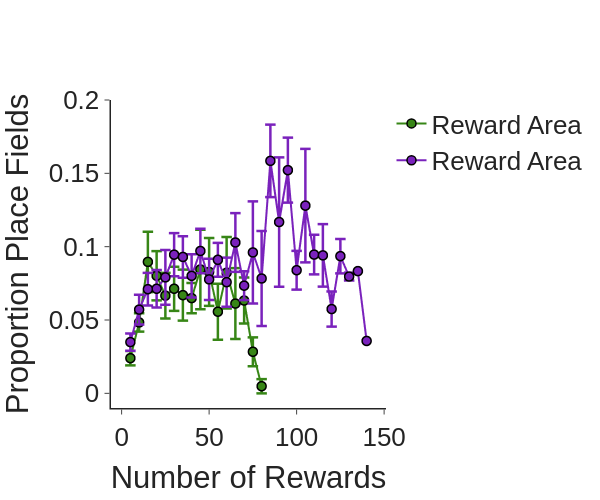

Source (notebook cell):
### Code cell
## Plot Two-context and Multi-context on the same plot
avg = rep_df.groupby(['group', 'bin'], as_index=False).agg({'reward_zone': ['mean', 'sem'], 'non_reward_zone': ['mean', 'sem'], 'other_port': ['mean', 'sem']})
fig = pf.custom_graph_template(x_title='Number of Rewards', y_title='Proportion Place Fields', width=600)

for group in ['Two-context', 'Multi-context']:
    gdata = avg[avg['group'] == group]
    fig.add_trace(go.Scattergl(x=gdata['bin'], y=gdata['reward_zone']['mean'], mode='lines+markers',
                            marker_size=9, marker=dict(line=dict(width=1.5, color='black')),
                            line_color=ce_colors_dict[gdata['group'].unique()[0]], name='Reward Area',
                            error_y=dict(type='data', array=gdata['reward_zone']['sem'], thickness=2.5)))
fig.update_yaxes(range=[-0.01, 0.2])
fig.show()

### Figure 1 — Plotly figure (JSON) as saved in the notebook; plotly's stock layout.template omitted (floating-point values rounded to 4 significant figures)
{"data": [{"error_y": {"array": [0.004894, 0.006268, 0.02058, 0.01681, 0.01554, 0.01506, 0.01739, 0.01034, 0.0271, 0.02313, 0.01908, 0.02435, 0.02416, 0.01566, 0.009825, 0.004854], "thickness": 2.5, "type": "data"}, "line": {"color": "#378616"}, "marker": {"line": {"color": "black", "width": 1.5}, "size": 9}, "mode": "lines+markers", "name": "Reward Area", "type": "scattergl", "x": [5, 10, 15, 20, 25, 30, 35, 40, 45, 50, 55, 60, 65, 70, 75, 80], "y": [0.02399, 0.04834, 0.08963, 0.08018, 0.06661, 0.0713, 0.06694, 0.06491, 0.08445, 0.0828, 0.05567, 0.08225, 0.0612, 0.06328, 0.02834, 0.004854]}, {"error_y": {"array": [0.005893, 0.01012, 0.01113, 0.01278, 0.01867, 0.01471, 0.01415, 0.01472, 0.01515, 0.01403, 0.01156, 0.01677, 0.01999, 0.009848, 0.03482, 0.03241, 0.02468, 0.0441, 0.02214, 0.01323, 0.03869, 0.01351, 0.02133, 0.01199, 0.01172, 0.002715, NaN, NaN], "thickness": 2.5, "type": "data"}, "line": {"color": "#7A22BC"}, "marker": {"line": {"color": "black", "width": 1.5}, "size": 9}, "mode": "lines+markers", "name": "Reward Area", "type": "scattergl", "x": [5, 10, 15, 20, 25, 30, 35, 40, 45, 50, 55, 60, 65, 70, 75, 80, 85, 90, 95, 100, 105, 110, 115, 120, 125, 130, 135, 140], "y": [0.03494, 0.05707, 0.071, 0.07131, 0.07906, 0.09456, 0.09299, 0.0801, 0.09707, 0.0777, 0.09106, 0.0758, 0.1029, 0.07342, 0.09606, 0.07831, 0.1585, 0.1168, 0.1522, 0.08394, 0.128, 0.09459, 0.09406, 0.05745, 0.09354, 0.07964, 0.08333, 0.03571]}], "layout": {"font": {"family": "Arial", "size": 26}, "height": 500, "title": {"x": 0.5, "xanchor": "center", "y": 0.9, "yanchor": "top"}, "width": 600, "xaxis": {"anchor": "y", "domain": [0, 1], "linewidth": 1.5, "title": {"text": "Number of Rewards"}}, "yaxis": {"anchor": "x", "domain": [0, 1], "linewidth": 1.5, "range": [-0.01, 0.2], "title": {"text": "Proportion Place Fields"}}}}
